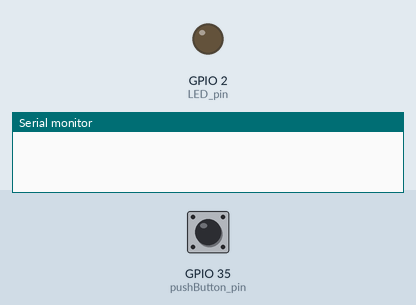
Simulated run of this sketch. Board: ESP32. Shown: output pins drawn as LEDs (lit = HIGH), the last lines printed to the serial monitor. The inputs (shaded band) are chosen by the test bench; at power-on: GPIO 35 (pushButton_pin) HIGH.

Above: at 1.3 s.
1.4 s: GPIO 35 (pushButton_pin) pulled LOW for 0.15 s
At 2.6 s:
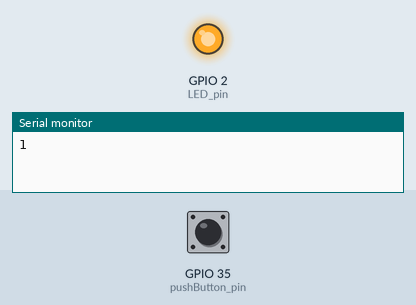
3.0 s: GPIO 35 (pushButton_pin) pulled LOW for 1 s
At 4.0 s:
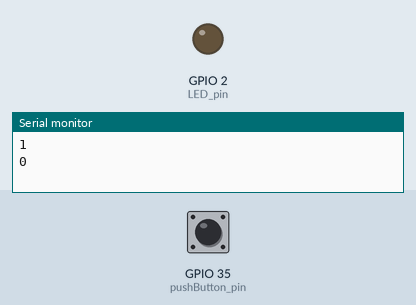
5.5 s: GPIO 35 (pushButton_pin) pulled LOW for 3.2 s
At 5.9 s:
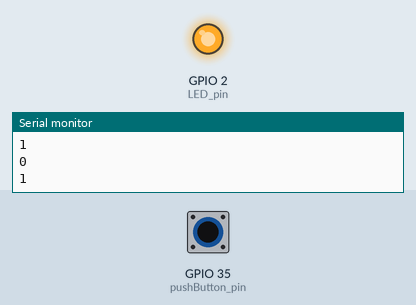
Timing chart, 0 to 8.5 s (numbered marks = the images above; inputs shaded):
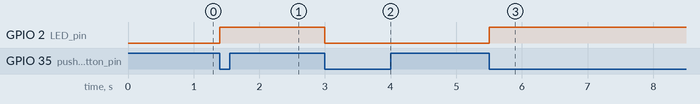

The sketch:

esp32-button-interrupt.ino
```cpp
#define pushButton_pin	35
#define LED_pin         LED_BUILTIN


// This is just a dummy that turns on/off an LED and prints the state to
// the terminal. The reason for also printing to terminal is to make sure
// to have properly debounced the button press, as a bounce is so brief
// that it would only cause invisible flicker of the LED.
void toggle(bool pressed)
{
	static bool state = false;

	if (pressed) {
		state = ! state;
		digitalWrite(LED_pin, state);
		Serial.println(state);
	}
}


void IRAM_ATTR buttonChange()
{
	static unsigned long lastChangeTime = 0;
	static unsigned long debounceDelay = 10;
	static bool state = false;

	unsigned long now = millis();
	if (now-lastChangeTime > debounceDelay) {
		// This is a relevant state change, so we read the on/off state
		// directly from the button pin.
		bool s = ! digitalRead(pushButton_pin);

		if (s == state) {
			// Noise spike not changing the state
			Serial.println("Noise spike ignored");
		}
		else {
			state = s;
			// Take action based on the current on/off state
			toggle(state);
		}

	}
	else {
		Serial.print("Noise spike detected, duration millis = ");
		Serial.println(now-lastChangeTime);
	}
	lastChangeTime = now;
}


void setup()
{
	// Serial monitor only used for debugging/demo, not production code!
	Serial.begin(115200);
	delay(100);
	Serial.println();

	pinMode(LED_pin, OUTPUT);
	pinMode(pushButton_pin, INPUT_PULLUP);
	attachInterrupt(pushButton_pin, buttonChange, CHANGE);
}


void loop() {
	// empty
}
```

Measured:
- after the input at 1.4 s, GPIO 2 (LED_pin): LOW → HIGH at once
- after the input at 3.0 s, GPIO 2 (LED_pin): HIGH → LOW at once
- after the input at 5.5 s, GPIO 2 (LED_pin): LOW → HIGH at once
